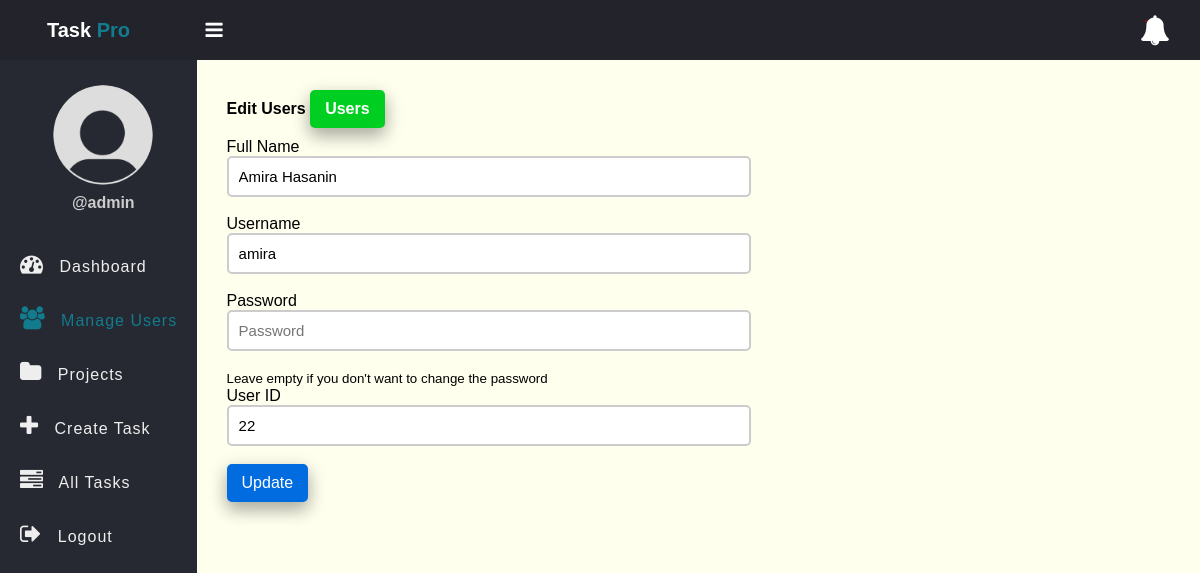
The app's page /edit-user.php?id=22 (signed in) with its own data.
### tables this page shows
CREATE TABLE `users` (
  `id` int(11) NOT NULL ,
  `full_name` varchar(50) NOT NULL,
  `username` varchar(50) NOT NULL,
  `password` varchar(255) NOT NULL,
  `role` enum('admin','employee') NOT NULL,
  `created_at` timestamp NOT NULL DEFAULT current_timestamp(),
  hospital_code INT,   
  PRIMARY KEY (`username`),
  CONSTRAINT FK_Devices1_Hospitals FOREIGN KEY (hospital_code) REFERENCES hospitals(hospital_code)
);

### app/Model/User.php (called while the page is built, shortened)
<?php
function get_user_by_id($conn, $id){
    $sql = "SELECT * FROM users WHERE id =? ";
    $stmt = $conn->prepare($sql);
    $stmt->execute([$id]);
    if($stmt->rowCount() > 0){
        $user = $stmt->fetch();
    } else {
        $user = 0;
    }
    return $user;
}
?>

### edit-user.php (the view, shortened to what this page needs)
<?php
if (isset($_SESSION['role']) && isset($_SESSION['id']) && $_SESSION['role'] == "admin") {
    include "DB_connection.php";
    include "app/Model/User.php";
    $id = $_GET['id'];
    $user = get_user_by_id($conn, $id);
 ?>
<!DOCTYPE html>
<html lang="en">
<head>
    <link rel="stylesheet" href="https://stackpath.bootstrapcdn.com/font-awesome/4.7.0/css/font-awesome.min.css">
    <link rel="stylesheet" href="css/style.css">
</head>
<body>
    <?php include "inc/header.php"; ?>
    <div class="body">
        <?php include "inc/nav.php"; ?>
        <section class="section-1">
            <h4 class="title">Edit Users <a href="user.php">Users</a></h4>
            <form class="form-1" method="POST" action="app/update-user.php">
                <div class="input-holder">
                    <label>Full Name</label>
                    <input type="text" name="full_name" class="input-1" placeholder="Full Name" value="<?= htmlspecialchars($user['full_name']) ?>"><br>
                </div>
                <div class="input-holder">
                    <label>Username</label>
                    <input type="text" name="user_name" class="input-1" placeholder="Username" value="<?= htmlspecialchars($user['username']) ?>"><br>
                </div>
                <div class="input-holder">
                    <label>Password</label>
                    <input type="password" name="password" class="input-1" placeholder="Password"><br>
                    <small>Leave empty if you don't want to change the password</small><br>
                </div>
                <div class="input-holder">
                    <label>User ID</label>
                    <input type="text" name="id" class="input-1" value="<?= htmlspecialchars($user['id']) ?>"><br>
                </div>
                <button class="edit-btn">Update</button>
            </form>
        </section>
    </div>
</body>
</html>
<?php
} else {
    $em = "First login";
    header("Location: login.php?error=$em");
    exit();
}
?>

### css/style.css (style rules this page uses)
* { padding: 0; margin: 0; box-sizing: calc(border-box); font-family: arial, sans-serif; }
.body { display: flex; }
.section-1 { padding: 30px; }
.section-1 .title { margin-bottom: 10px; }
.section-1 .title a { text-decoration: none; display: inline-block; padding-left: 10px; border: none; background: #00CF22; padding: 10px 15px; color: #fff; font-size: 16px; border-radius: 5px; cursor: pointer; outline: none; transition: background 1s; box-shadow: 0 8px 16px 0 rgba(0,0,0,0.2), 0 6px 20px 0 rgba(0,0,0,0.19); }
.section-1 { width: 100%; background: #ffe; }
.edit-btn { text-decoration: none; display: inline-block; padding-left: 10px; border: none; background: #006CE0; padding: 10px 15px; color: #fff; font-size: 16px; border-radius: 5px; cursor: pointer; outline: none; transition: background 1s; box-shadow: 0 8px 16px 0 rgba(0,0,0,0.2), 0 6px 20px 0 rgba(0,0,0,0.19); }
.form-1 { width: 90%; max-width: 500px; }
.input-1 { border: 2px solid #ccc; width: 100%; padding: 10px; font-size: 15px; outline: none; border-radius: 5px; display: block; }

### records on screen
users: full_name "Amira Hasanin", user_name "amira", id "22"

### other values on screen
$_SESSION['username'] "admin"
